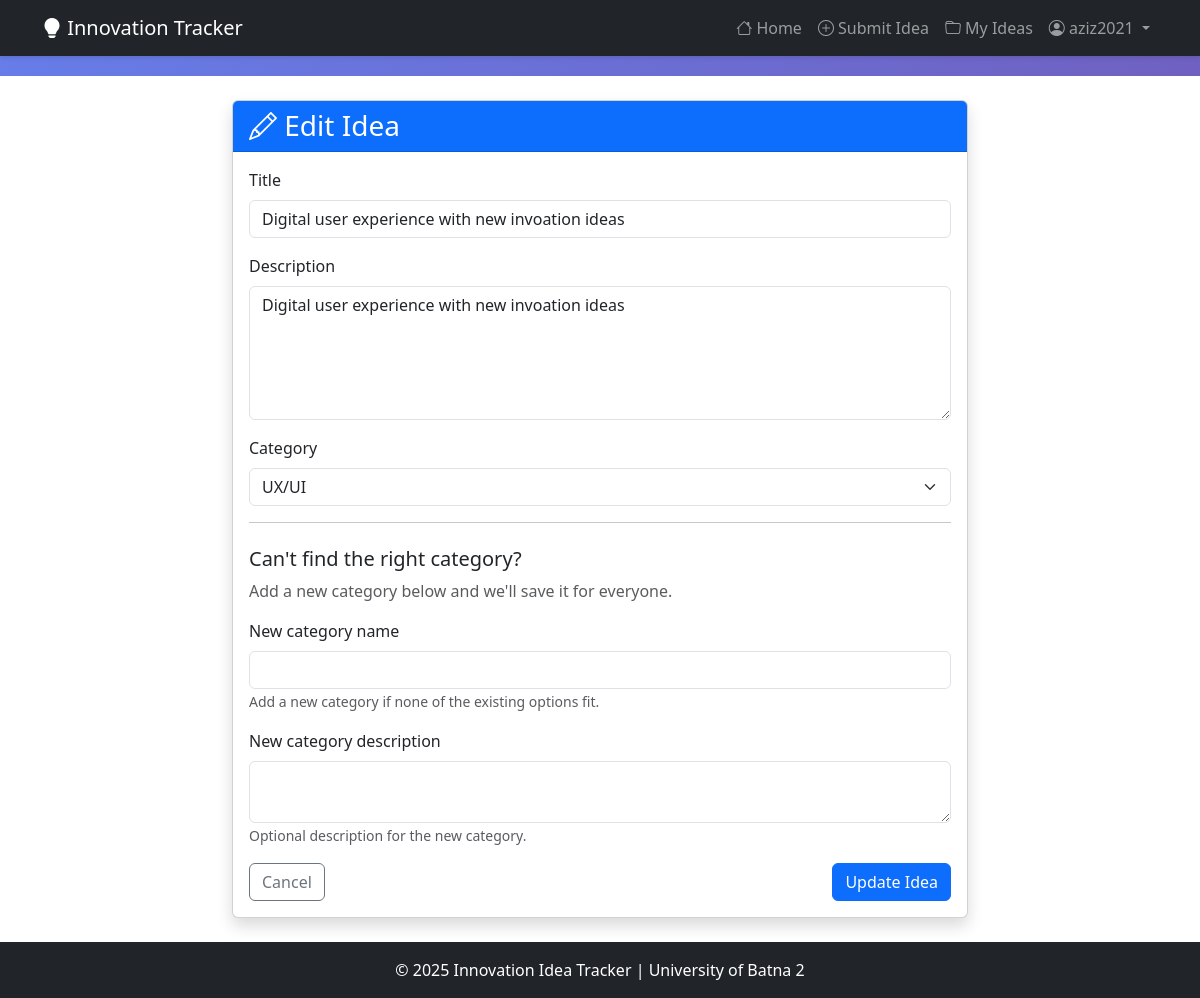
/ideas/4/edit/ (signed in), run on the app's committed database.
### ideas/models.py (models this page shows, shortened)
class Idea(models.Model):
    STATUS_CHOICES = [
        ('pending', 'Pending'),
        ('approved', 'Approved'),
        ('rejected', 'Rejected'),
        ('implemented', 'Implemented'),
    ]
    title = models.CharField(max_length=200)
    description = models.TextField()
    category = models.ForeignKey(Category, on_delete=models.SET_NULL, null=True, related_name='ideas')
    submitter = models.ForeignKey(User, on_delete=models.CASCADE, related_name='submitted_ideas')
    submission_date = models.DateTimeField(default=timezone.now)
    status = models.CharField(max_length=20, choices=STATUS_CHOICES, default='pending')
    class Meta:
        ordering = ['-submission_date']

### ideas/views.py (the view)
# urls.py: path('ideas/<int:pk>/edit/', views.edit_idea, name='edit_idea'),
@login_required
def edit_idea(request, pk):
    idea = get_object_or_404(Idea, pk=pk, submitter=request.user)
    if request.method == 'POST':
        form = IdeaForm(request.POST, instance=idea)
        if form.is_valid():
            form.save()
            messages.success(request, 'Idea updated successfully.')
            return redirect('idea_detail', pk=idea.pk)
    else:
        form = IdeaForm(instance=idea)
    return render(request, 'ideas/idea_form.html', {'form': form, 'idea': idea})

### ideas/forms.py (shortened to what this page needs)
class IdeaForm(forms.ModelForm):
    new_category_name = forms.CharField(
        required=False,
        max_length=50,
        help_text='Add a new category if none of the existing options fit.',
    )
    new_category_description = forms.CharField(
        required=False,
        widget=forms.Textarea(attrs={'rows': 2}),
        help_text='Optional description for the new category.',
    )
    class Meta:
        model = Idea
        fields = ['title', 'description', 'category']
        widgets = {
            'description': forms.Textarea(attrs={'rows': 5}),
        }
    def __init__(self, *args, **kwargs):
        super().__init__(*args, **kwargs)
        for field in self.fields.values():
            css_class = 'form-control'
            if isinstance(field.widget, forms.Select):
                css_class = 'form-select'
            field.widget.attrs.setdefault('class', css_class)
        self.fields['category'].required = False

### ideas/context_processors.py (called while the page is built)
def role_flags(request):
    user = request.user
    can_review = False
    user_role = None
    if user.is_authenticated:
        try:
            profile = user.profile
        except ObjectDoesNotExist:
            profile = None
        if profile is None and user.is_staff:
            profile, _ = UserProfile.objects.get_or_create(
                user=user, defaults={'role': UserProfile.ROLE_ADMIN}
            )
        if profile:
            user_role = profile.role
            can_review = profile.can_review
    return {
        'can_review': can_review,
        'user_role': user_role,
    }

### ideas/models.py (called while the page is built)
    def __str__(self):
        return self.name

    @property
    def can_review(self):
        return self.role in {self.ROLE_REVIEWER, self.ROLE_ADMIN} or self.user.is_staff

### templates/ideas/idea_form.html (shortened to what this page needs)
{% extends 'ideas/base.html' %}
{% block content %}
<div class="row justify-content-center">
  <div class="col-lg-8">
    <div class="card shadow">
      <div class="card-header bg-primary text-white">
        <h3 class="mb-0">
          {% if idea %}
          <i class="bi bi-pencil"></i> Edit Idea
          {% else %}
          <i class="bi bi-plus-circle"></i> Submit New Idea
          {% endif %}
        </h3>
      </div>
      <div class="card-body">
        <form method="post">
          {% for field in form %}
          {% if field.name == 'new_category_name' %}
          <hr />
          <h5 class="mt-4">Can't find the right category?</h5>
          <p class="text-muted">Add a new category below and we'll save it for everyone.</p>
          {% endif %}
          <div class="mb-3">
            <label class="form-label">{{ field.label }}</label>
            {{ field }}
            {% if field.help_text %}
            <small class="form-text text-muted">{{ field.help_text }}</small>
            {% endif %}
          </div>
          {% endfor %}
          <div class="d-flex justify-content-between">
            <a href="{% url 'home' %}" class="btn btn-outline-secondary">Cancel</a>
            <button type="submit" class="btn btn-primary">
              {% if idea %}Update Idea{% else %}Submit Idea{% endif %}
            </button>
          </div>
        </form>
      </div>
    </div>
  </div>
</div>
{% endblock %}

### templates/ideas/base.html (shortened to what this page needs)
<!DOCTYPE html>
<html lang="en">
  <head>
    <link
      href="https://cdn.jsdelivr.net/npm/bootstrap@5.3.0/dist/css/bootstrap.min.css"
      rel="stylesheet"
    />
    <link
      rel="stylesheet"
      href="https://cdn.jsdelivr.net/npm/bootstrap-icons@1.10.0/font/bootstrap-icons.css"
    />
  </head>
  <body>
    <nav class="navbar navbar-expand-lg navbar-dark bg-dark fixed-top">
      <div class="container">
        <a class="navbar-brand" href="{% url 'home' %}">
          <i class="bi bi-lightbulb-fill"></i> Innovation Tracker
        </a>
        <div class="collapse navbar-collapse" id="navbarNav">
          <ul class="navbar-nav ms-auto">
            <li class="nav-item">
              <a class="nav-link" href="{% url 'home' %}">
                <i class="bi bi-house"></i> Home
              </a>
            </li>
            {% if user.is_authenticated %}
            <li class="nav-item">
              <a class="nav-link" href="{% url 'submit_idea' %}">
                <i class="bi bi-plus-circle"></i> Submit Idea
              </a>
            </li>
            <li class="nav-item">
              <a class="nav-link" href="{% url 'my_ideas' %}">
                <i class="bi bi-folder"></i> My Ideas
              </a>
            </li>
            <li class="nav-item dropdown">
              <a
                class="nav-link dropdown-toggle"
                href="#"
                id="userDropdown"
                role="button"
                data-bs-toggle="dropdown"
              >
                <i class="bi bi-person-circle"></i> {{ user.username }}
              </a>
            </li>
            {% endif %}
          </ul>
        </div>
      </div>
    </nav>
    <div class="main-content">
      <div class="container py-4">
        {% block content %}{% endblock %}
      </div>
    </div>
    <footer class="bg-dark text-white text-center py-3">
      <div class="container">
        <p class="mb-0">
          &copy; 2025 Innovation Idea Tracker | University of Batna 2
        </p>
      </div>
    </footer>
  </body>
</html>

### templates/ideas/base.html (style rules this page uses)
body { min-height: 100vh; background: linear-gradient(135deg, #667eea 0%, #764ba2 100%); }
.main-content { background: white; min-height: calc(100vh - 76px); margin-top: 76px; }
.navbar { box-shadow: 0 2px 4px rgba(0, 0, 0, 0.1); }

### data on the page
Idea: form "Digital user experience with new invoation ideas" "Digital user experience with new invoation ideas" "UX/UI"

### other printed values
{{ user.username }} "aziz2021"
{{ field.label }} "Title" "Description" "Category" "New category name" "New category description"
{{ field.help_text }} "Add a new category if none of the existing options fit." "Optional description for the new category."
